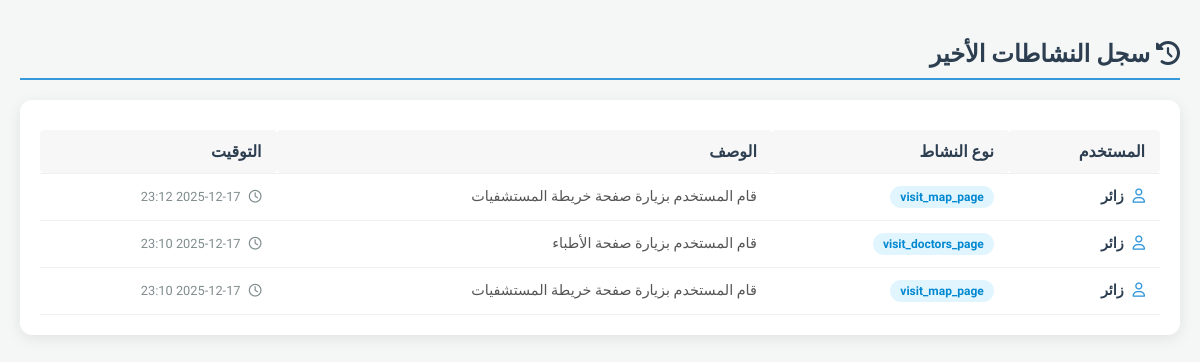
Screenshot of /admin/history.php (signed in) with the database file from the repository.
### tables this page shows
CREATE TABLE IF NOT EXISTS `activity_log` (
  `id` int NOT NULL AUTO_INCREMENT,
  `user_id` int NOT NULL,
  `action` varchar(100) NOT NULL,
  `description` text,
  `created_at` timestamp NULL DEFAULT CURRENT_TIMESTAMP,
  `is_read` tinyint(1) DEFAULT '0',
  PRIMARY KEY (`id`)
);

### admin/history.php (the view, shortened to what this page needs)
<?php
try {
    $conn = new PDO(
        "mysql:host=localhost;dbname=hospitals_db;charset=utf8mb4",
        "root",
        "",
        [PDO::ATTR_ERRMODE => PDO::ERRMODE_EXCEPTION]
    );
} catch (PDOException $e) {
    die("Connection failed: " . $e->getMessage());
}
$stmt = $conn->prepare("
    SELECT
        a.action,
        a.description,
        a.created_at,
        u.full_name
    FROM activity_log a
    LEFT JOIN users u ON a.user_id = u.id
    ORDER BY a.created_at DESC
");
$stmt->execute();
$activities = $stmt->fetchAll(PDO::FETCH_ASSOC);
?>
<!DOCTYPE html>
<html lang="ar" dir="rtl">
<head>
  <link rel="stylesheet" href="https://cdnjs.cloudflare.com/ajax/libs/font-awesome/6.4.0/css/all.min.css">
</head>
<body>
<div class="container">
  <h2><i class="fa-solid fa-history"></i> سجل النشاطات الأخير</h2>
  <div class="history-card">
    <table class="log-table">
      <thead>
        <tr>
          <th>المستخدم</th>
          <th>نوع النشاط</th>
          <th>الوصف</th>
          <th>التوقيت</th>
        </tr>
      </thead>
      <tbody>
      <?php if ($activities): ?>
        <?php foreach ($activities as $row): ?>
          <tr>
            <td data-label="المستخدم" class="user-badge">
                <i class="fa-regular fa-user" style="margin-left:5px; color:#3498db;"></i> <?= htmlspecialchars($row['full_name'] ?? 'زائر') ?>
            </td>
            <td data-label="نوع النشاط">
              <span class="action-badge"><?= htmlspecialchars($row['action']) ?></span>
            </td>
            <td data-label="الوصف" class="desc-text">
              <?= htmlspecialchars($row['description']) ?>
            </td>
            <td data-label="التوقيت" class="timestamp">
              <i class="fa-regular fa-clock" style="margin-left:5px;"></i> <?= date('Y-m-d H:i', strtotime($row['created_at'])) ?>
            </td>
          </tr>
        <?php endforeach; ?>
      <?php else: ?>
        <tr><td colspan="4" style="text-align:center; padding: 40px; color: #999;">لا توجد سجلات نشاط متاحة حالياً.</td></tr>
      <?php endif; ?>
      </tbody>
    </table>
  </div>
</div>
</body>
</html>

### admin/history.php (style rules this page uses)
* { box-sizing: border-box; }
body { margin: 0; padding: 20px; font-family: 'Tajawal', sans-serif; background-color: #f4f7f6; }
.container { max-width: 100%; margin: 0 auto; }
h2 { color: #2c3e50; border-bottom: 2px solid #3498db; padding-bottom: 10px; margin-bottom: 20px; font-size: 1.5rem; }
.history-card { background: white; padding: 20px; border-radius: 12px; box-shadow: 0 4px 15px rgba(0,0,0,0.08); }
.log-table { width: 100%; border-collapse: collapse; margin-top: 10px; }
.log-table th, .log-table td { padding: 12px 15px; text-align: right; border-bottom: 1px solid #f0f0f0; }
.log-table th { background-color: #f7f7f7; color: #2c3e50; font-weight: 700; border-radius: 4px; }
.user-badge { color: #2c3e50; font-weight: 600; font-size: 0.9rem; }
.action-badge { padding: 4px 10px; border-radius: 50px; font-size: 0.75rem; background: #e1f5fe; color: #0288d1; font-weight: bold; display: inline-block; }
.timestamp { color: #7f8c8d; font-size: 0.8rem; white-space: nowrap; }
.desc-text { color: #555; font-size: 0.9rem; line-height: 1.4; }

### rows the page displays
activity_log: full_name "زائر", action "visit_map_page", description "قام المستخدم بزيارة صفحة خريطة المستشفيات", created_at "2025-12-17 23:12"
activity_log: full_name "زائر", action "visit_doctors_page", description "قام المستخدم بزيارة صفحة الأطباء", created_at "2025-12-17 23:10"
activity_log: full_name "زائر", action "visit_map_page", description "قام المستخدم بزيارة صفحة خريطة المستشفيات", created_at "2025-12-17 23:10"
